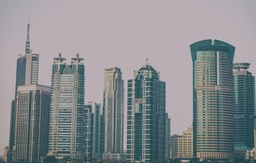
//> input picture bilateralBlur/11111.jfif, 256 x 163 px, shrunk from 450 x 286 before the run
$ ./main   (built with g++ and OpenCV 4)
//> lines starting //> are read from the running program, lines starting //| are printed output that depends on the picture
### bilateralBlur/getClosenessWeight.hpp
#include<math.h>
#include<opencv2/core/core.hpp>
using namespace cv;
cv::Mat getClosenessWeight(double sigma_g,cv::Size size);

### bilateralBlur/bfltGray.hpp
#include<opencv2/core/core.hpp>
using namespace cv;
cv::Mat bfltGray(const cv::Mat & image,cv::Size winSize,float sigma_g,float sigma_d);

### bilateralBlur/getClosenessWeight.cpp
#include"getClosenessWeight.hpp"

Mat getClosenessWeight (double sigma_g, Size size){
    CV_Assert(size.width%2==1&&size.height%2==1);
    int H = size.height;
    int W= size.width;
    int cH=(H-1)/2;
    int cW=(W-1)/2;
    Mat closenessWeight=Mat::zeros (size,CV_64FC1);
    for (int r=0;r<H;r++){
        for(int c=0;c<W;c++){
            closenessWeight.at<double>(r,c)=exp(-(pow(r-cH,2.0)+pow(c-cW,2.0))/2/pow(sigma_g,2.0));

        }
    }
    return closenessWeight;


}

### bilateralBlur/bfltGray.cpp
#include"bfltGray.hpp"
#include"getClosenessWeight.hpp"
Mat bfltGray (const Mat &image, Size winSize, float sigma_g, float sigma_d){

    int winH=winSize.height;
    int winW=winSize.width;
    CV_Assert(winH>0&&winW>0);
    CV_Assert(winH%2==1&&winW%2==1);
    if(winH==1&&winW==1)
        return image;
    int centerH=(winH-1)/2;
    int centerW=(winW-1)/2;
    Mat closenessWeight=getClosenessWeight (sigma_g,winSize);
    int rows=image.rows;
    int cols=image.cols;
    Mat blfImage=Mat::ones (image.size(),CV_64FC1);
    for (int r=0;r<rows;r++){
        for (int c=0;c<cols;c++){
            double pixel=image.at<double>(r,c);
            int rTop= r-centerH<0 ? 0 : r-centerH;
            int rBottom= r+centerH>rows-1 ? rows-1 : r+centerH;
            int cLeft = c-centerW<0 ? 0 : c-centerW;
            int cRight = c+centerW>cols-1 ? cols-1 : c+centerW;
            Mat region=image(Rect(Point(cLeft,rTop),Point(cRight,rBottom))).clone ();
            Mat similarityWeight;
            cv::pow(region-pixel,2.0,similarityWeight);
            cv::exp(-0.5*similarityWeight/pow(sigma_d,2.0),similarityWeight);
            Rect regionRect = Rect(Point(cLeft-c+centerW,rTop-r+centerH),Point(cRight-c+centerW,rBottom-r+centerH));
            Mat closenessWeightTemp = closenessWeight(regionRect).clone ();
            Mat weightTemp = closenessWeightTemp.mul (similarityWeight);
            weightTemp = weightTemp/cv::sum (weightTemp)[0];
            Mat result = weightTemp.mul (region);
            blfImage.at<double>(r,c)=sum(result)[0];


        }
    }

return blfImage;


}

### bilateralBlur/main.cpp
#include<iostream>
using namespace std;
#include<opencv2/opencv.hpp>
#include<opencv2/highgui/highgui_c.h>
using namespace cv;
//#include"getClosenessWeight.hpp"
#include"bfltGray.hpp"
//#include<opencv2/imgproc.hpp>
//#include<opencv2/ximgproc.hpp>
int main(){
Mat src=imread("../11111.jfif",IMREAD_GRAYSCALE);
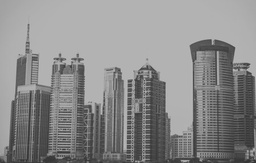
//> src: 163 rows x 256 cols, CV_8UC1; min 46, max 193, mean 138
if (src.data==nullptr)
    return -1;
imshow("input image",src);
Mat srcI;
src.convertTo (srcI,CV_64FC1,1.0/255,0);

Mat dst=bfltGray (srcI,Size(25,25),19,0.1);
//> in bfltGray, `int winH=winSize.height;`: winH = 25
//> in bfltGray, `int centerH=(winH-1)/2;`: centerH = 12
//> in getClosenessWeight, `int H = size.height;`: H = 25
//> in getClosenessWeight, `int cH=(H-1)/2;`: cH = 12
//> in getClosenessWeight, `Mat closenessWeight=Mat::zeros (size,CV_64FC1);`: closenessWeight: 25 rows x 25 cols, CV_64FC1; every value is 0
//> the loop in getClosenessWeight, `for (int r=0;r<H;r++)` made 25 passes
//> after the loop in getClosenessWeight, `for (int r=0;r<H;r++)`:
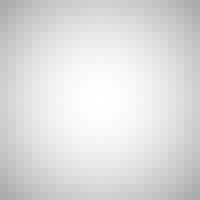
//> closenessWeight: 25 rows x 25 cols, CV_64FC1 (shown 8 times larger); min 0.671, max 1, mean 0.869
dst.convertTo (dst,CV_8UC1,255,0);
imshow("BilateralBlur",dst);
Mat dstb;
//> (the run ends here: the time limit is reached, at `bilateralFilter (src,dstb,0,100,100,BORDER_DEFAULT);`)
